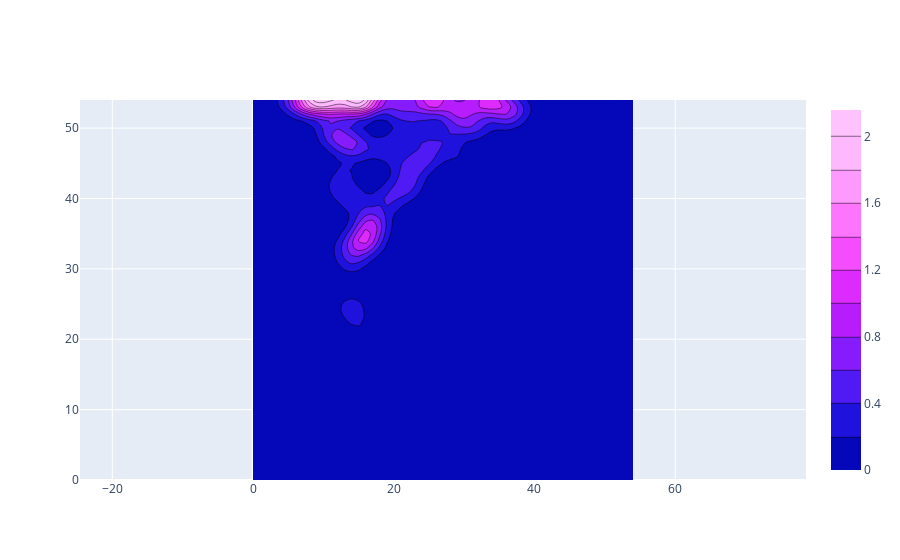

Source (notebook cell):
### Code cell
data = Per_images_slugging[96,1][45:100]
data = data[:,0:55]
fig = go.Figure(data =
     go.Contour(z = data, colorscale='plotly3'))

fig.update_yaxes( scaleanchor = "x", scaleratio = 1, )

fig.write_image("/Users/simo/repos/TDA-for-Slugging/images/PersImg_H1.pdf")
fig.show()

### Figure 1 — Plotly figure (JSON) as saved in the notebook; plotly's stock layout.template omitted (floating-point values rounded to 4 significant figures; data arrays with more than 128 entries replaced by an {"elided": "..."} marker saying what was removed)
{"data": [{"colorscale": [[0, "#0508b8"], [0.08333, "#1910d8"], [0.1667, "#3c19f0"], [0.25, "#6b1cfb"], [0.3333, "#981cfd"], [0.4167, "#bf1cfd"], [0.5, "#dd2bfd"], [0.5833, "#f246fe"], [0.6667, "#fc67fd"], [0.75, "#fe88fc"], [0.8333, "#fea5fd"], [0.9167, "#febefe"], [1, "#fec3fe"]], "type": "contour", "z": {"elided": "55x55 float values"}}], "layout": {"yaxis": {"scaleanchor": "x", "scaleratio": 1}}}
